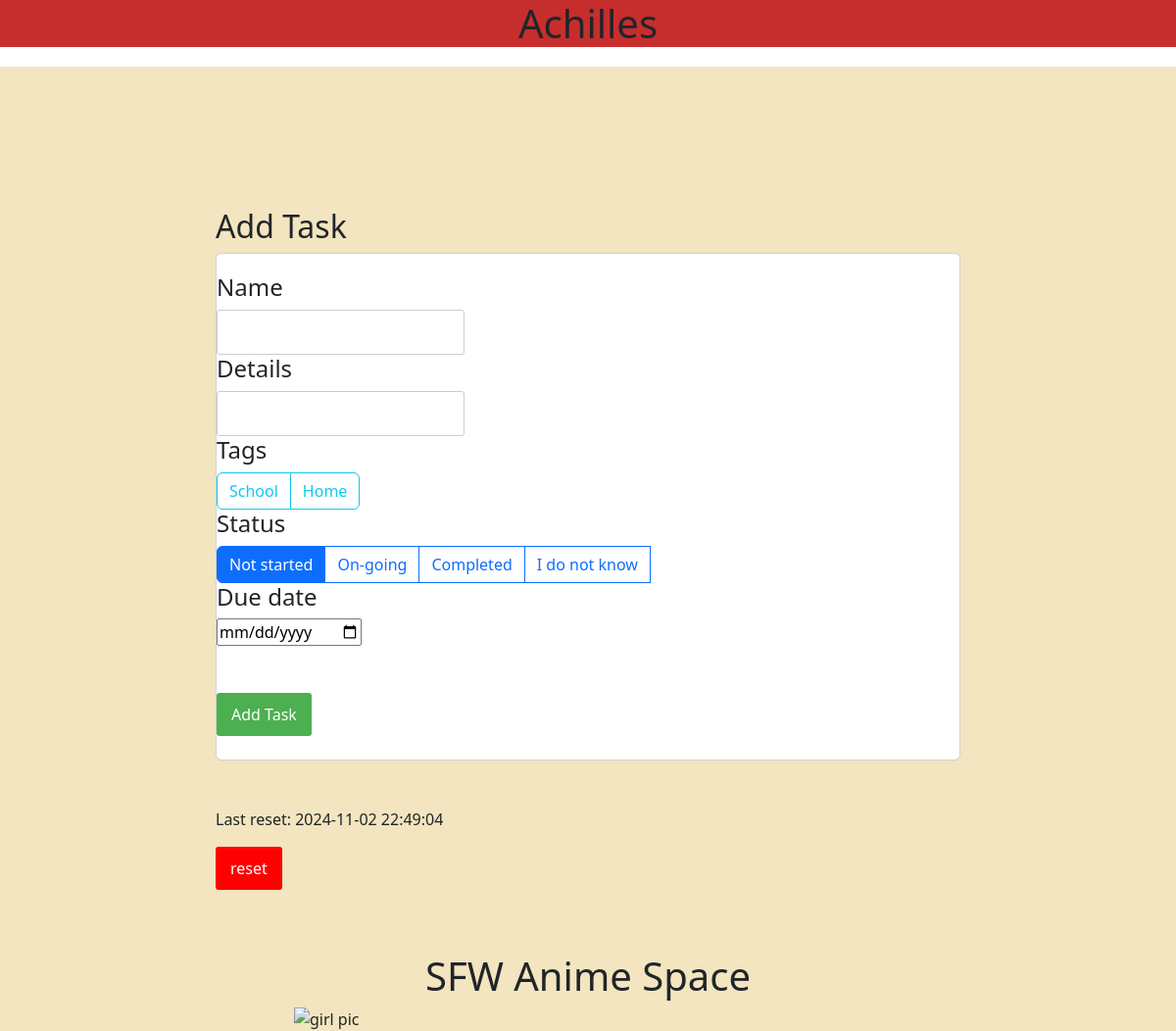
Before: / with the older database file.
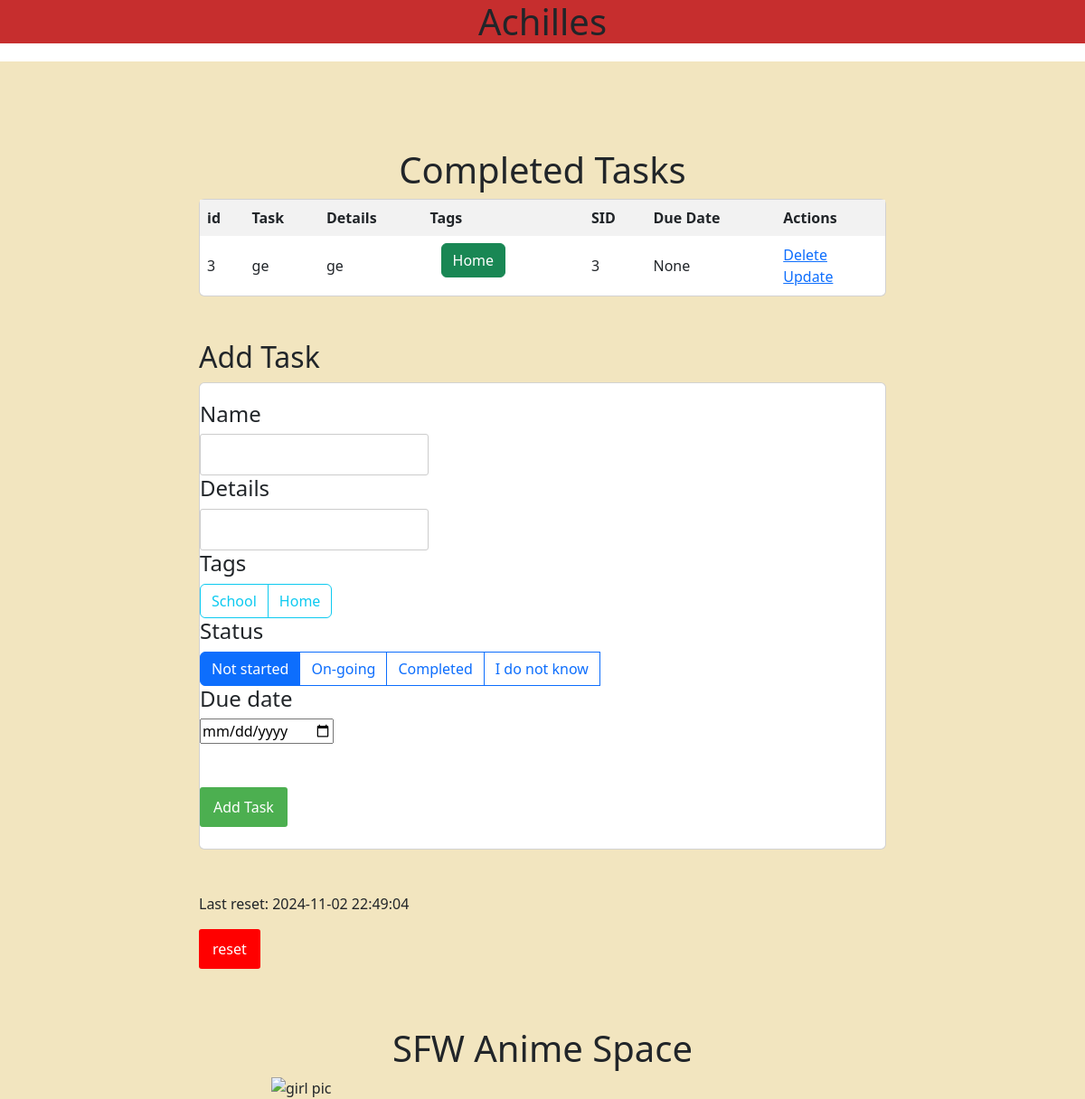
After: the same page with the newer database file.
### tables this page shows
CREATE TABLE Tags (
    TID INTEGER PRIMARY KEY AUTOINCREMENT,
    Name VARCHAR(255) UNIQUE
);

CREATE TABLE Status (
    SID INTEGER PRIMARY KEY AUTOINCREMENT,
    Name VARCHAR(255) UNIQUE
);

CREATE TABLE Tasks (
    TID INTEGER PRIMARY KEY AUTOINCREMENT,
    Name VARCHAR(255) DEFAULT 'No-Name' NOT NULL,
    Details VARCHAR(255) DEFAULT NULL,
    SID INTEGER DEFAULT 0 NOT NULL,
    DDate datetime,
    FOREIGN KEY (SID) REFERENCES Status(SID)
);

CREATE TABLE TT (
    TkID INTEGER,
    TgID INTEGER,
    PRIMARY KEY (TkID, TgID),
    FOREIGN KEY (TkID) REFERENCES Tasks(TID),
    FOREIGN KEY (TgID) REFERENCES Tags(TID)
);

### app.py (the view)
@app.route('/', methods=['POST', 'GET'])
def index():
    if request.method == "POST":
        if 'reset' in request.form:
            with open("reset.txt", 'w') as f:
                f.write(datetime.now(pytz.timezone('Asia/Hong_Kong')).strftime("%Y-%m-%d %H:%M:%S"))
            reset()
            return redirect('/')
        print(request.form)
        cont = request.form['con']
        det = request.form['det']
        opt = int(request.form['opt'])
        date = request.form['date']
        gg = (cont, det, opt)
        print(gg)
        cur.execute("INSERT INTO Tasks (Name, Details, SID) VALUES (?, ?, ?)", gg)
        con.commit()
        tk = raww("SELECT MAX(TID) FROM Tasks")
        tk = tk[0][0]
        for i in request.form:
            if 'tag' in i:
                tq = f"INSERT INTO TT (TkID, TgID) VALUES ({tk}, {request.form[i]})"
                raw(tq)
        return redirect('/')
    else:
        setup()
        init()
        uncom = raww("SELECT * FROM Tasks WHERE SID = 1")
        doing = raww("SELECT * FROM Tasks WHERE SID = 2")
        com = raww("SELECT * FROM Tasks WHERE SID = 3")
        idk = raww("SELECT * FROM Tasks WHERE SID = 4")
        tags = raww("SELECT * FROM Tags")
        status = raww("SELECT * FROM Status")
        tt = raww("SELECT * FROM TT")
        with open("reset.txt", 'r') as f:
            last = f.read()
        return render_template('index.html', uncom = uncom, doing=doing, com = com, idk=idk, url=get_girl(), tags=tags, status=status, last=last, tt=tt)

### app.py (called while the page is built)
def get_girl():
    return "https://pic.re/image?max_size=1023"

### db.py (called while the page is built)
def setup():
    for i in tables:
        cur.execute(map[i])
    con.commit()

def raww(query):
    res = cur.execute(query)
    res = res.fetchall()
    con.commit()
    return res

def ins(a):
    res = cur.execute("SELECT 1 FROM Status WHERE EXISTS (SELECT * FROM Status WHERE Name = ?)", (a,))
    t = res.fetchall()
    if len(t)==0:
        cur.execute("INSERT INTO Status (Name) VALUES (?)", (a,))
    con.commit()
    return ""

def ins2(a):
    res = cur.execute("SELECT 1 FROM Tags WHERE EXISTS (SELECT * FROM Tags WHERE Name = ?)", (a,))
    t = res.fetchall()
    if len(t)==0:
        cur.execute("INSERT INTO Tags (Name) VALUES (?)", (a,))
    con.commit()
    return ""

def init():
    lt = ["Not started", "On-going", "Completed", "I do not know"]
    for i in lt:
        ins(i)
    lt = ["School", "Home"]
    for i in lt:
        ins2(i)

### templates/index.html (shortened to what this page needs)
{% extends 'base.html' %}
{% block body %}
<div class="content pt-5">
    <br />
    <br />
    {% if com != [] %}
    <h1>Completed Tasks</h1>
    <div class="card">
        <table>
            <tr>
                <th>id</th>
                <th>Task</th>
                <th>Details</th>
                <th>Tags</th>
                <th>SID</th>
                <th>Due Date</th>
                <th>Actions</th>
            </tr>
            {% for i in com %}
            <tr>
                <td>{{i[0]}}</td>
                <td>{{i[1]}}</td>
                <td>{{i[2]}}</td>
                <td>
                    <div class="container">
                        {% for j in tt%}
                        {% if i[0] ==j[0]%}
                        <button type="button" class="btn btn-success">{{tags[j[1]-1][1]}}</button>
                        {% endif %}
                        {% endfor %}
                    </div>
                </td>
                <td>{{i[3]}}</td>
                <td>{{i[4]}}</td>
                <td>
                    <a href="/delete/{{i[0]}}">Delete</a>
                    <br>
                    <a href="/update/{{i[0]}}">Update</a>
                </td>
            </tr>
            {% endfor %}
        </table>
    </div>
    {% endif %}
    <br />
    <br />
    <h2>Add Task</h2>
    <div class="card g-4">
        <form action="/" method="POST">
            <h4>Name</h4>
            <input type="text" name="con" id="content">
            <br />
            <h4>Details</h4>
            <input type="text" name="det" id="det">
            <br />
            <h4>Tags</h4>
            <div class="btn-group" role="group" aria-label="Basic checkbox toggle button group">
                {% for tag in tags %}
                <label class="btn btn-outline-info" for="btncheck{{tag[0]}}">{{tag[1]}}</label>
                {% endfor %}
            </div>
            <h4>Status</h4>
            <div class="btn-group" role="group" aria-label="Basic radio toggle button group">
                {% for i in status %}
                <label class="btn btn-outline-primary" for="status{{i[0]}}">{{i[1]}}</label>
                <br />
                {% endfor %}
            </div>
            <br />
            <h4>Due date</h4>
            <input type="date" name="date" id="deadline">
            <br />
            <br />
            <br />
            <input type="submit" value="Add Task">
            <br />
            <br />
    </div>
    <br />
    <br />
    <p>Last reset: {{last}}</p>
    <input type="submit" style="background-color:red;" name="reset" value="reset">
</div>
<br />
<h1> SFW Anime Space </h1>
<img src="{{url}}" alt="girl pic" class="center">
{% endblock %}

### templates/base.html (shortened to what this page needs)
<!doctype html>
<html lang="en">
<head>
    <link rel="stylesheet" href="{{ url_for('static', filename='css/main.css') }}">
    <link href="https://cdn.jsdelivr.net/npm/bootstrap@5.3.3/dist/css/bootstrap.min.css" rel="stylesheet">
</head>
<body>
    <div style="background-color: #C62E2E;">
        <h1 class="center">Achilles</h1>
    </div>
    <div style=" background-color: #F2E5BF">
        {% block body %}{% endblock %}
    </div>
</body>
</html>

### static/css/main.css (style rules this page uses)
body { font-family: Arial, sans-serif; margin: 0; padding: 0; }
.content { max-width: 800px; margin: 20px auto; padding: 20px; }
h1 { text-align: center; margin-bottom: 20px; }
table { width: 100%; border-collapse: collapse; }
th, td { border: 1px solid #ccc; padding: 8px; text-align: left; }
th { background-color: #f2f2f2; }
form { margin-top: 20px; }
input[type="text"] { padding: 10px; border: 1px solid #ccc; border-radius: 3px; }
input[type="submit"] { padding: 10px 15px; background-color: #4caf50; color: white; border: none; cursor: pointer; border-radius: 3px; }
a { text-decoration: none; color: #333; }
.center { display: block; margin-left: auto; margin-right: auto; width: 50%; }
.container { display: block; position: relative; padding-left: 35px; margin-bottom: 12px; cursor: pointer; font-size: 22px; -webkit-user-select: none; -moz-user-select: none; -ms-user-select: none; user-select: none; }

Changed rows visible on the page:
added Tasks: TID "3", Name "ge", Details "ge", SID "3", i "None"
added TT: TgID.Name "Home"
Other visible differences:
text now shown: "Completed Tasks id Task Details Tags SID Due Date Actions"
